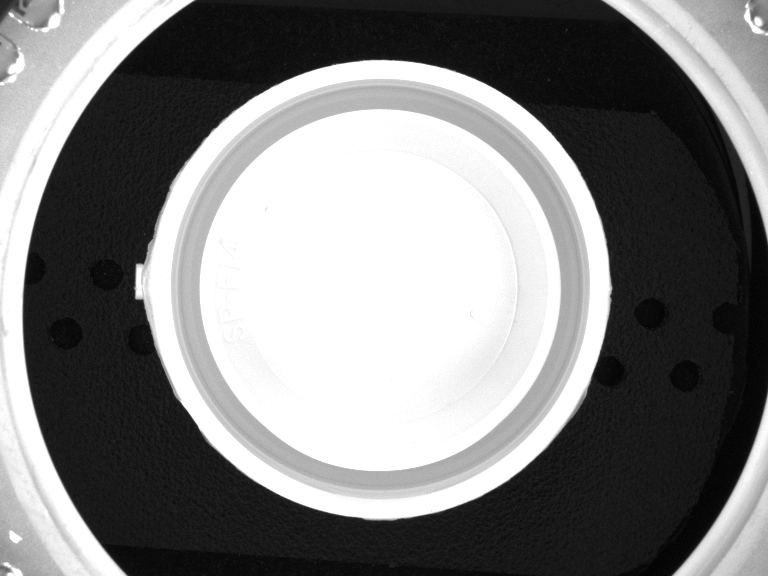
#> input picture custom_imgs/d_22_high_e.bmp, 768 x 576 px
$ python -i cap_preprocessing.py   (imports and definitions only)
#> lines starting #> are read from the running program, lines starting #| are printed output that depends on the picture; after the words box and inside, x2 and y2 are one past the last pixel; in counts of white or black regions, pixels touching at a corner belong together
import cv2
import numpy as np
from pathlib import Path
from matplotlib import pyplot as plt

BINARY_TRESHOLD = 20
WARP_COEF = 3.5
ANNULAR_REGION_SIZE = 15
# used for better readability while using connected components' stats
WIDTH = 2
HEIGHT = 3
AREA = 4

def cap_preprocessing(path, flag_otsu=False):
#> called with path = 'custom_imgs/d_22_high_e.bmp', flag_otsu = False
    try:
        filename = path.split("/")[-1]
        image = cv2.imread(path, cv2.COLOR_BGR2GRAY)
#> image is the input picture: shape (576, 768); min 0, max 255, mean 129.2

        ## binarization by thresholding the pixel intensity
        if not flag_otsu:
            _, image_bin = cv2.threshold(image, BINARY_TRESHOLD, 255, cv2.THRESH_BINARY)
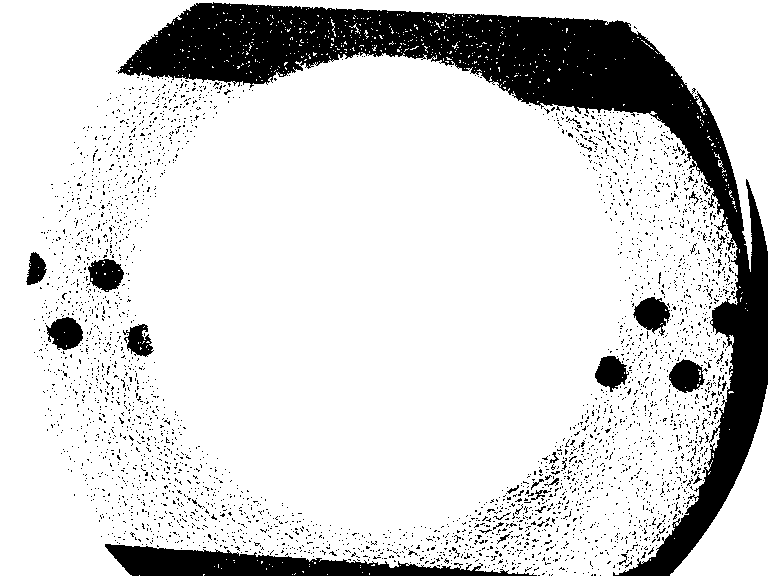
#> image_bin: shape (576, 768); 83.3% white; 3530 black regions (3497 under 20 px), largest, box (x1, y1, x2, y2) and area: (118, 2, 768, 576) 52008, (105, 544, 537, 576) 6780, (633, 297, 670, 336) 885
        else:
            # using Otsu's thresholding for unstable lighting conditions
            _, image_bin = cv2.threshold(image, 0, 255, cv2.THRESH_BINARY+cv2.THRESH_OTSU)

        ## Step: 1.1
        center, radius = cap_outline(file=filename, image_bin=image_bin)

        radius_inside = int(np.ceil(radius))
        center = (int(center[0]), int(center[1]))

        ## Step: 1.2.1
        radius_outside = find_annular_region(radius_inside)

        ## Step: 1.2.2
        circular_roi_opened = mask_cap(image_bin, center, radius_inside, radius_outside)

        ## Step: 1.2.3
        tab_center = get_tab_center(file=filename, roi=circular_roi_opened)
        tab_center = np.int32(np.around(tab_center))

        ## Step: 1.2.4
        image_with_vertical_tab = rotate_image(center=center, tab_center=tab_center, image=image)

        ## Step: 1.2.5
        cart_corner_coords = extract_corner_coords(radius=radius, center=center)

        ## Step: 2
        polar_image, warp_radius = warp_image(radius=radius, image_with_vertical_tab=image_with_vertical_tab, center=center)

        ## Step: 3
        warped_corners = find_warped_corners(corners_coords=cart_corner_coords, center=center, warp_radius=warp_radius, polar_image=polar_image)

        # Saving final rectified crop
        rectified_crop = cv2.rotate(polar_image[int(min(warped_corners[1])):int(max(warped_corners[1])),int(min(warped_corners[0])):int(max(warped_corners[0]))], cv2.ROTATE_90_COUNTERCLOCKWISE)
        dir = "crop_imgs/"
        Path(dir).mkdir(parents=True, exist_ok=True)
        name = "result_" + filename
        res_path = dir + name

        # Plotting for visualization
        fig, (ax1, ax2) = plt.subplots(1,2)
        fig.set_size_inches(40, 40)
        ax1.set_title(filename, fontsize=20)
        ax1.imshow(image, cmap='gray', vmin=0, vmax=255)
        ax2.set_title(name, fontsize=20)
        ax2.imshow(rectified_crop, cmap='gray', vmin=0, vmax=255)
        return cv2.imwrite(res_path, rectified_crop)

    except Exception as e:
        print(f"An error occurred:\n\t{e}")
        return False


##############################################
## Step 1.1: outlining the cap mouth circle ##
##############################################
def cap_outline(file, image_bin):

    # 2. applying erosion on the binarized image, and then subtracting the result to the original binarized image
#> called with file = 'd_22_high_e.bmp'
    edge_detected_image = image_bin - cv2.erode(image_bin, np.ones((3,3), np.uint8))
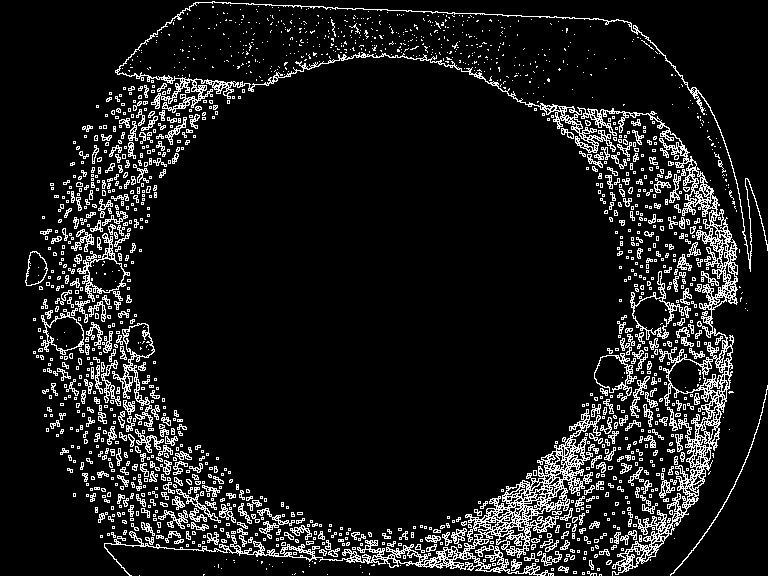
#> edge_detected_image: shape (576, 768); 10.3% white in thin lines or dots

    # 3. finding the cap radius by search in the middle vertical line
    middle_line = edge_detected_image[:, int(edge_detected_image.shape[1]/2)]
#> middle_line = 576 values, max 255 at index 9, min 0 at index 0, mean 8.85
    non_zero_indices = np.nonzero(middle_line)[0]
#> non_zero_indices = 20 values from 9 to 563
    diameter = non_zero_indices[-1]-non_zero_indices[0]
#> diameter = 554
    radius = int(diameter/2)
#> radius = 277

    rows = image_bin.shape[0]
#> rows = 576
    found = False
    par2 = 20
    while not found and par2 > 5:
        # 4. applying HoughCircles
        circles = cv2.HoughCircles(edge_detected_image,
                                cv2.HOUGH_GRADIENT, # Detection method unique that is implemented
                                1,
                                rows/4,
                                param1=500, # Theshold on the gradient
                                param2=par2,
                                minRadius=int(radius*0.9),
                                maxRadius=int(radius*1.1))  # Smaller find more false positives
        if circles is not None and len(circles) > 0:
            found = not found
        par2 -= 5
#> after the loop, par2 = 15

    if circles is not None:
        if len(circles[0]) > 1:
            raise ValueError(f"Image {file}: has 2 or more circles")

        for circle in circles[0]:
            center = [circle[0], circle[1]]
            radius = circle[2]
    else:
        raise ValueError(f"Image {file}: no circles")

    return center, radius

###############################################################
## Step 1.2.1: Finding the annular region containing the tab ##
###############################################################
def find_annular_region(radius):
    radius_outside = radius + ANNULAR_REGION_SIZE
    return radius_outside


############################################################
## Step 1.2.2: Mask the cap to isolate the annular region ##
############################################################
# [111 lines left out: functions mask_cap, get_tab_center, rotate_image, extract_corner_coords, warp_image, find_warped_corners, not called in this run]

>>> result = cap_preprocessing('custom_imgs/d_22_high_e.bmp')
